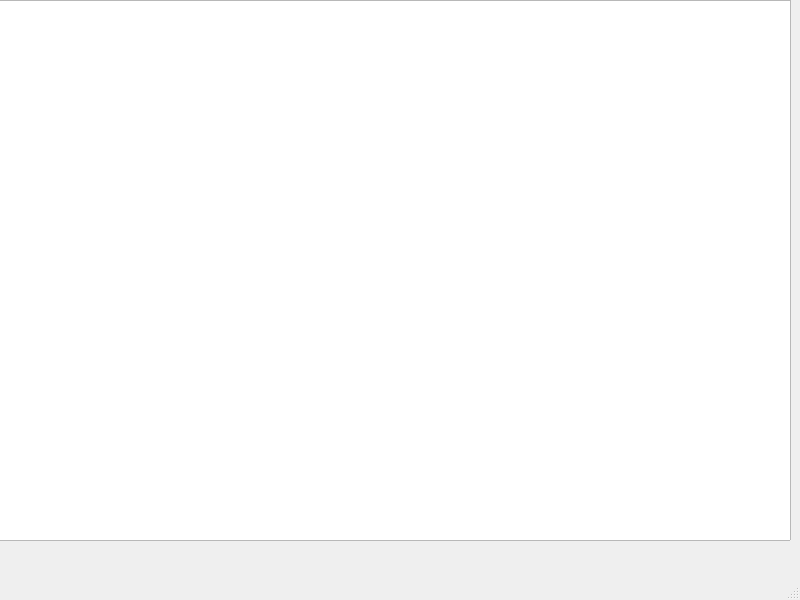
<?xml version="1.0" encoding="UTF-8"?>
<ui version="4.0">
 <class>MainWindow</class>
 <widget class="QMainWindow" name="MainWindow">
  <property name="geometry">
   <rect>
    <x>0</x>
    <y>0</y>
    <width>800</width>
    <height>600</height>
   </rect>
  </property>
  <property name="windowTitle">
   <string>MainWindow</string>
  </property>
  <widget class="QWidget" name="centralwidget">
   <widget class="QGraphicsView" name="graphicsView">
    <property name="geometry">
     <rect>
      <x>-10</x>
      <y>0</y>
      <width>801</width>
      <height>541</height>
     </rect>
    </property>
   </widget>
  </widget>
  <widget class="QMenuBar" name="menubar">
   <property name="geometry">
    <rect>
     <x>0</x>
     <y>0</y>
     <width>800</width>
     <height>25</height>
    </rect>
   </property>
  </widget>
  <widget class="QStatusBar" name="statusbar"/>
 </widget>
 <resources/>
 <connections/>
</ui>
